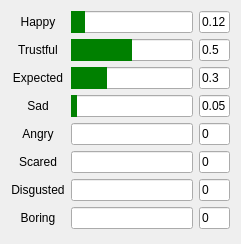
   <widget class="QWidget" name="gridLayoutWidget">
    <property name="geometry">
     <rect>
      <x>290</x>
      <y>70</y>
      <width>241</width>
      <height>244</height>
     </rect>
    </property>
    <layout class="QGridLayout" name="gridLayout_2" columnstretch="1,4,1">
     <property name="sizeConstraint">
      <enum>QLayout::SetMinimumSize</enum>
     </property>
     <item row="1" column="2">
      <widget class="QLineEdit" name="lineEdit_emotion2">
       <property name="text">
        <string>0.5</string>
       </property>
      </widget>
     </item>
     <item row="5" column="2">
      <widget class="QLineEdit" name="lineEdit_emotion6">
       <property name="text">
        <string>0</string>
       </property>
      </widget>
     </item>
     <item row="3" column="0">
      <widget class="QLabel" name="label_8">
       <property name="text">
        <string>Sad</string>
       </property>
       <property name="alignment">
        <set>Qt::AlignCenter</set>
       </property>
      </widget>
     </item>
     <item row="7" column="1">
      <widget class="QProgressBar" name="progressBar_emotion8">
       <property name="styleSheet">
        <string notr="true">QProgressBar::chunk{background:green}</string>
       </property>
       <property name="value">
        <number>0</number>
       </property>
       <property name="textVisible">
        <bool>false</bool>
       </property>
      </widget>
     </item>
     <item row="7" column="2">
      <widget class="QLineEdit" name="lineEdit_emotion8">
       <property name="text">
        <string>0</string>
       </property>
      </widget>
     </item>
     <item row="0" column="2">
      <widget class="QLineEdit" name="lineEdit_emotion1">
       <property name="text">
        <string>0.12</string>
       </property>
      </widget>
     </item>
     <item row="4" column="0">
      <widget class="QLabel" name="label_9">
       <property name="contextMenuPolicy">
        <enum>Qt::ActionsContextMenu</enum>
       </property>
       <property name="text">
        <string>Angry</string>
       </property>
       <property name="alignment">
        <set>Qt::AlignCenter</set>
       </property>
      </widget>
     </item>
     <item row="7" column="0">
      <widget class="QLabel" name="label_12">
       <property name="contextMenuPolicy">
        <enum>Qt::ActionsContextMenu</enum>
       </property>
       <property name="text">
        <string>Boring</string>
       </property>
       <property name="alignment">
        <set>Qt::AlignCenter</set>
       </property>
      </widget>
     </item>
     <item row="1" column="1">
      <widget class="QProgressBar" name="progressBar_emotion2">
       <property name="styleSheet">
        <string notr="true">QProgressBar::chunk{background:green}</string>
       </property>
       <property name="value">
        <number>50</number>
       </property>
       <property name="textVisible">
        <bool>false</bool>
       </property>
      </widget>
     </item>
     <item row="4" column="2">
      <widget class="QLineEdit" name="lineEdit_emotion5">
       <property name="text">
        <string>0</string>
       </property>
      </widget>
     </item>
     <item row="6" column="2">
      <widget class="QLineEdit" name="lineEdit_emotion7">
       <property name="text">
        <string>0</string>
       </property>
      </widget>
     </item>
     <item row="0" column="1">
      <widget class="QProgressBar" name="progressBar_emotion1">
       <property name="styleSheet">
        <string notr="true">QProgressBar::chunk{background:green}</string>
       </property>
       <property name="value">
        <number>12</number>
       </property>
       <property name="textVisible">
        <bool>false</bool>
       </property>
      </widget>
     </item>
     <item row="2" column="2">
      <widget class="QLineEdit" name="lineEdit_emotion3">
       <property name="text">
        <string>0.3</string>
       </property>
      </widget>
     </item>
     <item row="0" column="0">
      <widget class="QLabel" name="label_5">
       <property name="text">
        <string>Happy</string>
       </property>
       <property name="alignment">
        <set>Qt::AlignCenter</set>
       </property>
      </widget>
     </item>
     <item row="3" column="2">
      <widget class="QLineEdit" name="lineEdit_emotion4">
       <property name="text">
        <string>0.05</string>
       </property>
      </widget>
     </item>
     <item row="3" column="1">
      <widget class="QProgressBar" name="progressBar_emotion4">
       <property name="styleSheet">
        <string notr="true">QProgressBar::chunk{background:green}</string>
       </property>
       <property name="value">
        <number>5</number>
       </property>
       <property name="textVisible">
        <bool>false</bool>
       </property>
      </widget>
     </item>
     <item row="2" column="1">
      <widget class="QProgressBar" name="progressBar_emotion3">
       <property name="styleSheet">
        <string notr="true">QProgressBar::chunk{background:green}</string>
       </property>
       <property name="value">
        <number>30</number>
       </property>
       <property name="textVisible">
        <bool>false</bool>
       </property>
      </widget>
     </item>
     <item row="6" column="0">
      <widget class="QLabel" name="label_11">
       <property name="contextMenuPolicy">
        <enum>Qt::ActionsContextMenu</enum>
       </property>
       <property name="text">
        <string>Disgusted</string>
       </property>
       <property name="alignment">
        <set>Qt::AlignCenter</set>
       </property>
      </widget>
     </item>
     <item row="1" column="0">
      <widget class="QLabel" name="label_6">
       <property name="text">
        <string>Trustful</string>
       </property>
       <property name="alignment">
        <set>Qt::AlignCenter</set>
       </property>
      </widget>
     </item>
     <item row="2" column="0">
      <widget class="QLabel" name="label_7">
       <property name="text">
        <string>Expected</string>
       </property>
       <property name="alignment">
        <set>Qt::AlignCenter</set>
       </property>
      </widget>
     </item>
     <item row="5" column="0">
      <widget class="QLabel" name="label_10">
       <property name="contextMenuPolicy">
        <enum>Qt::ActionsContextMenu</enum>
       </property>
       <property name="text">
        <string>Scared</string>
       </property>
       <property name="alignment">
        <set>Qt::AlignCenter</set>
       </property>
      </widget>
     </item>
     <item row="6" column="1">
      <widget class="QProgressBar" name="progressBar_emotion7">
       <property name="styleSheet">
        <string notr="true">QProgressBar::chunk{background:green}</string>
       </property>
       <property name="value">
        <number>0</number>
       </property>
       <property name="textVisible">
        <bool>false</bool>
       </property>
      </widget>
     </item>
     <item row="5" column="1">
      <widget class="QProgressBar" name="progressBar_emotion6">
       <property name="styleSheet">
        <string notr="true">QProgressBar::chunk{background:green}</string>
       </property>
       <property name="value">
        <number>0</number>
       </property>
       <property name="textVisible">
        <bool>false</bool>
       </property>
      </widget>
     </item>
     <item row="4" column="1">
      <widget class="QProgressBar" name="progressBar_emotion5">
       <property name="styleSheet">
        <string notr="true">QProgressBar::chunk{background:green}</string>
       </property>
       <property name="value">
        <number>0</number>
       </property>
       <property name="textVisible">
        <bool>false</bool>
       </property>
      </widget>
     </item>
    </layout>
   </widget>
